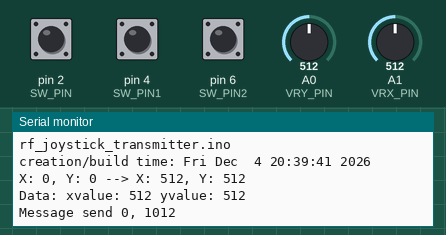
The sketch below on a simulated Arduino Nano, built with avr-gcc and run on an emulated ATmega328P. Shown: the last lines printed to the serial monitor. The inputs (shaded band) are chosen by the test bench; at power-on: pin 2 (SW_PIN) HIGH, pin 4 (SW_PIN1) HIGH, A0 (VRY_PIN) = 512, A1 (VRX_PIN) = 512, pin 6 (SW_PIN2) HIGH. No radio packets arrive unless stated.

Above: at 2.2 s.
2.3 s: pin 2 (SW_PIN) pulled LOW for 0.15 s
At 2.8 s:
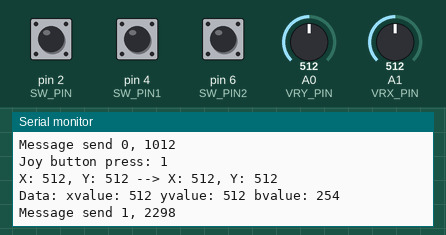
3.9 s: pin 4 (SW_PIN1) pulled LOW for 0.15 s
At 5.1 s:
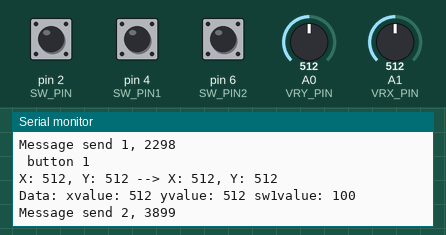
5.5 s: A0 (VRY_PIN) set to 490
At 6.4 s:
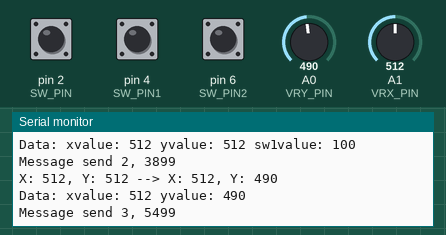
7.0 s: A1 (VRX_PIN) set to 490
At 7.5 s:
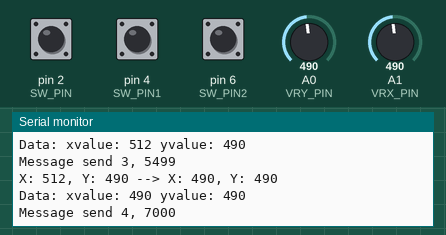
8.5 s: pin 6 (SW_PIN2) pulled LOW for 0.15 s
At 9.7 s:
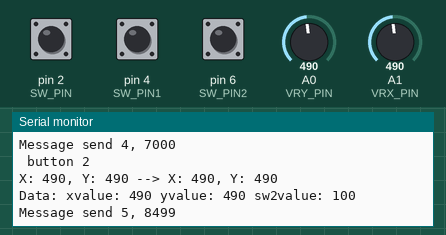
10.1 s: pin 2 (SW_PIN) pulled LOW for 1 s
At 11.2 s:
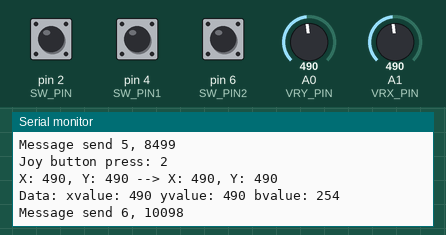
Timing chart, 0 to 13.1 s (numbered marks = the images above; inputs shaded):
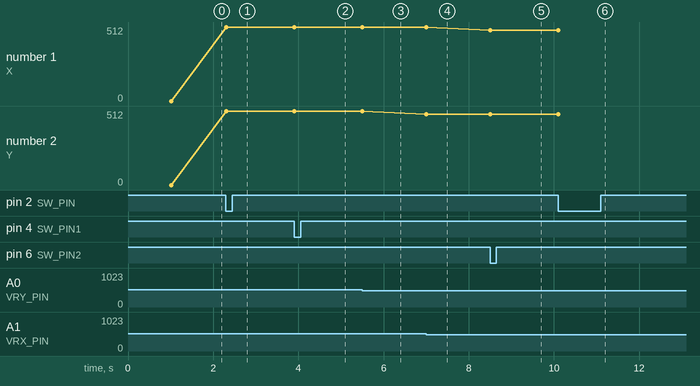

Measured:
- after the input at 2.3 s, the serial monitor: prints a new line at once (image 1)
- after the input at 3.9 s, the serial monitor: prints a new line at once (image 2)
- after the input at 5.5 s, the serial monitor: prints a new line at once (image 3)
- after the input at 7.0 s, the serial monitor: prints a new line at once (image 4)
- after the input at 8.5 s, the serial monitor: prints a new line at once (image 5)
- after the input at 10.1 s, the serial monitor: prints a new line at once (image 6)

The sketch:

rf_joystick_transmitter.ino
```cpp
/*
 * RF-Nano, no headers, USB-C with joystick connected, using RF24network library
 */

#include <RF24Network.h>
#include "RF24.h"
#include <SPI.h>

#define radioChannel 102

#define VRX_PIN  A1 // Arduino pin connected to VRX pin
#define VRY_PIN  A0 // Arduino pin connected to VRY pin
#define SW_PIN   2  // Arduino pin connected to SW  pin, supporting interrupts
#define SW_PIN1  4  // Arduino pin connected to button 1
#define SW_PIN2  6  // Arduino pin connected to button 2

uint16_t xValue = 0; // To store value of the X axis
uint16_t yValue = 0; // To store value of the Y axis
uint16_t RefxValue = 0; // To store startup value of the X axis
uint16_t RefyValue = 0; // To store startup value of the Y axis

uint8_t bValue = 0; // To store value of the joystick button
uint8_t sw1Value = 0; // To store value of switch1
uint8_t sw2Value = 0; // To store value of switch2

/**** Configure the nrf24l01 CE and CSN pins ****/
RF24 radio(10, 9); // nRF24L01 (CE, CSN)
RF24Network network(radio); // Include the radio in the network

const uint16_t node01 = 01; // Address of this node in Octal format (04, 031, etc.)
const uint16_t node00 = 00; // Address of the home/host/controller node in Octal format

unsigned long const keywordvalM = 0xfeedbeef;
unsigned long const keywordvalJ = 0xbcdffeda;

struct joystick_payload{
  uint32_t keyword;
  uint32_t timing;
  uint16_t xrvalue;
  uint16_t xvalue;
  uint16_t yrvalue;
  uint16_t yvalue;
  uint8_t count;
  uint8_t bvalue;
  uint8_t sw1value;
  uint8_t sw2value;
};

struct network_payload {
  unsigned long keyword;
  unsigned long counter;
  unsigned long timing;
  unsigned long command;
  unsigned long response;
  unsigned long data1;
  unsigned long data2;
  unsigned long data3;
};

bool newdata = false;

uint8_t checkSwitchButton1(uint8_t DigPin){
  static bool remval = false;
  static uint8_t b1val = 0;

  bool pressval = (digitalRead(DigPin) == LOW);
  if (pressval){
    if (remval){
      if (b1val < 0xff)
        b1val++;
    }
    else {
      Serial.println(F(" button 1"));
      b1val = 100; // debouncing
      newdata = true;
    }
  }
  else {
    if (b1val > 0)
      b1val--;
  }
  remval = pressval;
  return b1val;
}

uint8_t checkSwitchButton2(uint8_t DigPin){
  static bool remval = false;
  static uint8_t b2val = 0;

  bool pressval = (digitalRead(DigPin) == LOW);
  if (pressval){
    if (remval){
      if (b2val < 0xff)
        b2val++;
    }
    else {
      Serial.println(F(" button 2"));
      b2val = 100; // debouncing
      newdata = true;
    }
  }
  else {
    if (b2val > 0)
      b2val--;
  }
  remval = pressval;
  return b2val;
}

bool trackjoystick(uint16_t newx, uint16_t newy, bool change){
  static uint8_t diffdetection = 5;
  static uint8_t refdetection = 3;
  static uint16_t memx = 0;
  static uint16_t memy = 0;

  if (!change){
    if (memx > newx){
      if ((memx - newx) > diffdetection) change = true;
    }
    else {
      if ((newx - memx) > diffdetection) change = true;
    }
    if (memy > newy){
      if ((memy - newy) > diffdetection) change = true;
    }
    else {
      if ((newy - memy) > diffdetection) change = true;
    }
  }
  if (change){ // check if close to 'neutral'
    if (RefxValue > newx){
      if ((RefxValue - newx) < refdetection){
        newx = RefxValue;
      }
    }
    else {
      if ((newx - RefxValue) < refdetection){
        newx = RefxValue;
      }
    }
    if (RefyValue > newy){
      if ((RefyValue - newy) < refdetection){
        newy = RefyValue;
      }
    }
    else {
      if ((newy - RefyValue) < refdetection){
        newy = RefyValue;
      }
    }
  }
  if (change){
    Serial.print(F("X: "));
    Serial.print(memx);
    Serial.print(F(", Y: "));
    Serial.print(memy);
    memx = newx;
    memy = newy;
    Serial.print(F(" --> X: "));
    Serial.print(memx);
    Serial.print(F(", Y: "));
    Serial.println(memy);
  }
  return change;
}

void setup() {
  Serial.begin(115200);
  delay(1000);
  Serial.println(F(" ***** <> *****"));
  Serial.println(__FILE__);
  Serial.print(F("creation/build time: "));
  Serial.println(__TIMESTAMP__);
  Serial.flush();

  SPI.begin();
  if (!radio.begin()){
    Serial.println(F("Radio hardware error."));
    while (true) delay(1000);
  }

  radio.setPALevel(RF24_PA_MIN, 0);
  radio.setDataRate(RF24_1MBPS);
  network.begin(radioChannel, node01);

  RefxValue = analogRead(VRX_PIN);
  RefyValue = analogRead(VRY_PIN);

  pinMode(SW_PIN, INPUT_PULLUP);
  pinMode(SW_PIN1, INPUT_PULLUP);
  pinMode(SW_PIN2, INPUT_PULLUP);

  attachInterrupt(digitalPinToInterrupt(SW_PIN), joyButton, FALLING); // trigger when joystick button pressed
}

unsigned long currentmilli = 0;
unsigned long detectiontiming = 0;

//===== Receiving =====//
void receiveRFnetwork(unsigned long currentRFmilli){

  while (network.available()){ // Is there any incoming data?
    RF24NetworkHeader header;
    network_payload Rxdata;
    network.read(header, &Rxdata, sizeof(Rxdata)); // Read the incoming data
    if (header.from_node != node00) {
      Serial.print(F("received unexpected message, from_node: "));
      Serial.println(header.from_node);
      break;
    }
    if (Rxdata.keyword == keywordvalM){
      Serial.print(F("Timestamp: "));
      Serial.print(currentRFmilli);
      Serial.println(F(", RF data received"));

    }
    else{
      Serial.println(F("Received keyword failure"));
    }
  }
}

//===== Sending =====//
void transmitRFnetwork(bool fresh, unsigned long currentRFmilli){
  static unsigned long sendingTimer = 0;
  static uint8_t counter = 0;
  static uint8_t failcount = 0;
  bool w_ok;

  // Every 10 seconds, or on new data
  if ((fresh)||((unsigned long)(currentRFmilli - sendingTimer) > 10000)){
    sendingTimer = currentRFmilli;

    joystick_payload Txdata;
    Txdata.keyword = keywordvalJ;
    Txdata.timing = currentRFmilli;
    Txdata.count = counter++;
    Txdata.xrvalue = RefxValue;
    Txdata.xvalue = xValue;
    Txdata.yrvalue = RefyValue;
    Txdata.yvalue = yValue;
    Txdata.bvalue = bValue;
    Txdata.sw1value = sw1Value;
    Txdata.sw2value = sw2Value;
    Serial.print(F("Data: "));
    Serial.print(F("xvalue: "));
    Serial.print(Txdata.xvalue);
    Serial.print(F(" yvalue: "));
    Serial.print(Txdata.yvalue);
    if (bValue > 0){
      Serial.print(F(" bvalue: "));
      Serial.print(Txdata.bvalue);
    }
    if (sw1Value > 0){
      Serial.print(F(" sw1value: "));
      Serial.print(Txdata.sw1value);
    }
    if (sw2Value > 0){
      Serial.print(F(" sw2value: "));
      Serial.print(Txdata.sw2value);
    }
    Serial.println();

    RF24NetworkHeader header0(node00, 'J'); // address where the data is going
    w_ok = network.write(header0, &Txdata, sizeof(Txdata)); // Send the data
    if (!w_ok){ // retry
      failcount++;
      delay(50);
      w_ok = network.write(header0, &Txdata, sizeof(Txdata)); // Send the data
    }
    Serial.print(F("Message send "));
    if (w_ok){
      bValue = 0;
      sw1Value = 0;
      sw2Value = 0;
      fresh = false;
      failcount = 0;
    }
    else{
      Serial.print(F("failed "));
      failcount++;
    }
    Serial.print(Txdata.count);
    Serial.print(F(", "));
    Serial.println(currentRFmilli);

    // if (failcount > 10){
    //   fresh = false; // do not send a lot of messages continuously
    // }

    // if(!fresh){ // clear buttons status always after 5 seconds
    //   bValue = 0;
    //   sw1Value = 0;
    //   sw2Value = 0;
    // }
  }

  //return fresh;
}


void loop() {

  network.update();

  currentmilli = millis();

  receiveRFnetwork(currentmilli);

  //************************ sensors ****************//

  // button functions set newdata if button freshly pressed
  sw1Value = checkSwitchButton1(SW_PIN1);
  sw2Value = checkSwitchButton2(SW_PIN2);

  // when newdata from buttons or with regular intervals of ... ms
  if ((newdata)||((unsigned long)(detectiontiming - currentmilli) > 250))
  {
    detectiontiming = currentmilli;
    xValue = analogRead(VRX_PIN);
    yValue = analogRead(VRY_PIN);
    newdata = trackjoystick(xValue, yValue, newdata);
  }

  //   xValue = analogRead(VRX_PIN);
  //   yValue = analogRead(VRY_PIN);

  //   if (xValue < RefxValue){
  //     xnValue = map(xValue, 0, RefxValue, 255, 0);
  //     xpValue = 0;
  //   }
  //   else {
  //     xnValue = 0;
  //     xpValue = map(xValue, RefxValue, 1023, 0, 255);
  //   }
  //   if (yValue > RefyValue){
  //     ynValue = map(yValue, RefyValue, 1023, 0, 255);
  //     ypValue = 0;
  //   }
  //   else {
  //     ynValue = 0;
  //     ypValue = map(yValue, 0, RefyValue, 255, 0);
  //   }

  //   //if ((xpValue > 2)||(xnValue > 2)||(ypValue > 2)||(ynValue > 2)){ // small threshold for sending data
  //   newdata = trackjoystick(xpValue, xnValue, ypValue, ynValue);
  //   if (newdata){
  //     Serial.println(F("----"));
  //     Serial.print(F("Xr: "));
  //     Serial.print(RefxValue);
  //     Serial.print(F(", X: "));
  //     Serial.print(xValue);
  //     Serial.print(F(", Yr: "));
  //     Serial.print(RefyValue);
  //     Serial.print(F(", Y: "));
  //     Serial.println(yValue);

  //     Serial.print(F("Xn: "));
  //     Serial.print(xnValue);
  //     Serial.print(F(", Xp: "));
  //     Serial.print(xpValue);
  //     Serial.print(F(", Yn: "));
  //     Serial.print(ynValue);
  //     Serial.print(F(", Yp: "));
  //     Serial.println(ypValue);
  //   }
  // }

  //************************ sensors ****************//

  // newdata = transmitRFnetwork(newdata, currentmilli);
  transmitRFnetwork(newdata, currentmilli);
  newdata = false;

}

void joyButton(){
  static unsigned long buttontime = 0;
  static unsigned long counter = 0;

  if (currentmilli - buttontime > 500){ // debounce to smaller than one press and processing per second
    buttontime = currentmilli;
    counter++;
    Serial.print(F("Joy button press: "));
    Serial.println(counter);
    bValue = 0xfe; // button pressed
    newdata = true;
  }
}
```
